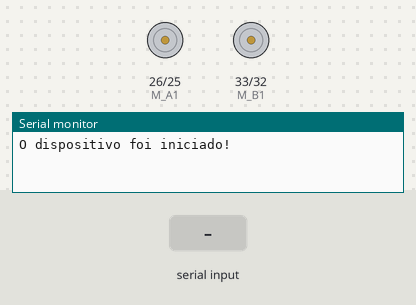
Bench run of a sketch on a simulated ESP32. On the bench: motor-driver pin pairs drawn as motors (green arrow = first pin HIGH = forward, orange = second pin HIGH = backward, longer = more drive), the last lines printed to the serial monitor. Inputs (shaded band) come from the test bench. Nothing arrives over Bluetooth unless stated.

Above: at 1.2 s.
1.3 s: "90,45\n" received over the second serial link
At 1.42 s:
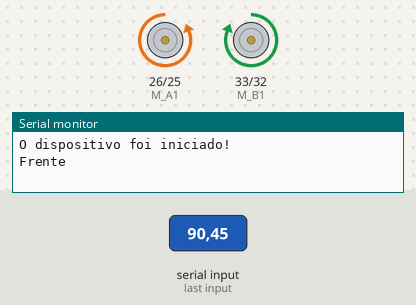
Timing chart, 0 to 4.3 s (numbered marks = the images above; inputs shaded):
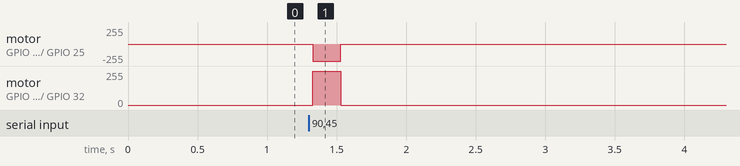

The sketch:

Esp32Robot.ino
```cpp
#include <BluetoothSerial.h>

#if !defined(CONFIG_BT_ENABLED) || !defined(CONFIG_BLUEDROID_ENABLED)
#error Bluetooth is not enabled! Please run `make menuconfig` to and enable it
#endif

#define FRENTE 45
#define TRAS 65

// Valores aleatórios para as portas onde ligaremos os motores das rodas, só modificar na hora que montarmos o robô, já coloquei o sentido de giro de cada variável
int S_A = 30;  //speed motor a
int M_A1 = 26; //motor a = +
int M_A2 = 25; //motor a = -
int M_B1 = 33; //motor b = -
int M_B2 = 32; //motor b = +
int S_B = 30;  //speed motor b

BluetoothSerial SerialBT;

void robot_frente()
{
  Serial.println("Frente\n");
  digitalWrite(M_A1, LOW);
  digitalWrite(M_A2, HIGH);
  digitalWrite(M_B1, HIGH);
  digitalWrite(M_B2, LOW);
}

void robot_tras()
{
  Serial.println("Tras\n");
  digitalWrite(M_A1, HIGH);
  digitalWrite(M_A2, LOW);
  digitalWrite(M_B1, LOW);
  digitalWrite(M_B2, HIGH);
}

void robot_parar()
{
  Serial.println("Tras\n");
  digitalWrite(M_A1, LOW);
  digitalWrite(M_A2, LOW);
  digitalWrite(M_B1, LOW);
  digitalWrite(M_B2, LOW);
}

void setup() {
  Serial.begin(115200);
  SerialBT.begin("ESP32Robot"); //Nome do dispositivo
  Serial.println("O dispositivo foi iniciado!");
  pinMode(M_B1, OUTPUT);
  pinMode(M_B2, OUTPUT);
  pinMode(M_A1, OUTPUT);
  pinMode(M_A2, OUTPUT);
}

void loop() {
  if (SerialBT.available()) {
    int action = SerialBT.parseInt();
    switch (action)
    {
      case FRENTE:
        robot_frente();
        delay(200);
        robot_parar();
        break;

      case TRAS:
        robot_tras();
        delay(200);
        robot_parar();
        break;

      default:
        break;
    }
  }
  delay(20);
}
```

Measured:
- after the input at 1.3 s, motor on GPIO 26 (M_A1) / GPIO 25 (M_A2): stopped → backward 255/255 at once, → stopped 0.20 s later; motor on GPIO 33 (M_B1) / GPIO 32 (M_B2): stopped → forward 255/255 at once, → stopped 0.20 s later
